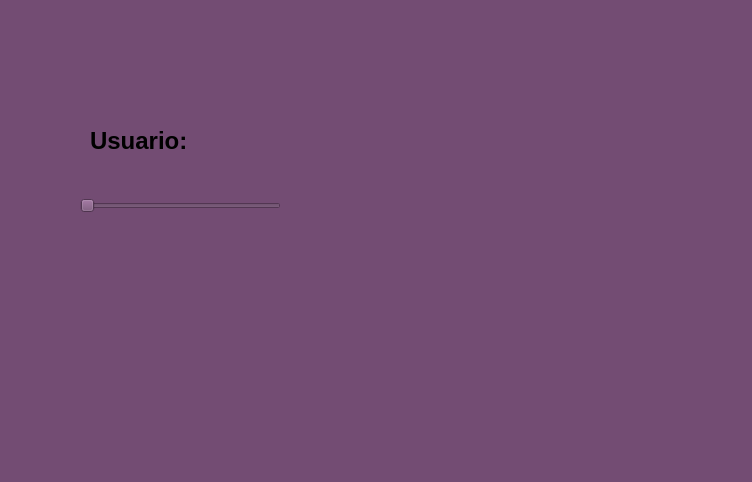
<?xml version="1.0" encoding="UTF-8"?>
<ui version="4.0">
 <class>MainWindow</class>
 <widget class="QMainWindow" name="MainWindow">
  <property name="geometry">
   <rect>
    <x>0</x>
    <y>0</y>
    <width>752</width>
    <height>482</height>
   </rect>
  </property>
  <property name="windowTitle">
   <string>MainWindow</string>
  </property>
  <property name="styleSheet">
   <string notr="true">
background-color: rgb(115, 76, 115);</string>
  </property>
  <widget class="QWidget" name="centralwidget">
   <widget class="QLabel" name="label">
    <property name="geometry">
     <rect>
      <x>0</x>
      <y>0</y>
      <width>221</width>
      <height>81</height>
     </rect>
    </property>
    <property name="text">
     <string/>
    </property>
    <property name="pixmap">
     <pixmap resource="../Imagenes/recursos1.qrc">:/logos/LogoUAT.png</pixmap>
    </property>
    <property name="scaledContents">
     <bool>true</bool>
    </property>
   </widget>
   <widget class="QLabel" name="label_4">
    <property name="geometry">
     <rect>
      <x>510</x>
      <y>0</y>
      <width>231</width>
      <height>71</height>
     </rect>
    </property>
    <property name="text">
     <string/>
    </property>
    <property name="pixmap">
     <pixmap resource="../Imagenes/recursos1.qrc">:/logos/LogoFIT.png</pixmap>
    </property>
    <property name="scaledContents">
     <bool>true</bool>
    </property>
   </widget>
   <widget class="QLabel" name="label_5">
    <property name="geometry">
     <rect>
      <x>590</x>
      <y>350</y>
      <width>151</width>
      <height>81</height>
     </rect>
    </property>
    <property name="text">
     <string/>
    </property>
    <property name="pixmap">
     <pixmap resource="../Imagenes/recursos1.qrc">:/logos/LogoEquipo.jpeg</pixmap>
    </property>
    <property name="scaledContents">
     <bool>true</bool>
    </property>
   </widget>
   <widget class="QLabel" name="img_persona">
    <property name="geometry">
     <rect>
      <x>300</x>
      <y>110</y>
      <width>151</width>
      <height>191</height>
     </rect>
    </property>
    <property name="text">
     <string/>
    </property>
    <property name="pixmap">
     <pixmap resource="../Imagenes/recursos1.qrc">:/logos/Jorge.png</pixmap>
    </property>
    <property name="scaledContents">
     <bool>true</bool>
    </property>
   </widget>
   <widget class="QSlider" name="hs_integrantes">
    <property name="geometry">
     <rect>
      <x>80</x>
      <y>190</y>
      <width>201</width>
      <height>31</height>
     </rect>
    </property>
    <property name="orientation">
     <enum>Qt::Horizontal</enum>
    </property>
   </widget>
   <widget class="QLabel" name="label_3">
    <property name="geometry">
     <rect>
      <x>90</x>
      <y>120</y>
      <width>171</width>
      <height>41</height>
     </rect>
    </property>
    <property name="font">
     <font>
      <pointsize>18</pointsize>
      <weight>75</weight>
      <bold>true</bold>
     </font>
    </property>
    <property name="text">
     <string>Usuario:</string>
    </property>
   </widget>
  </widget>
  <widget class="QMenuBar" name="menubar">
   <property name="geometry">
    <rect>
     <x>0</x>
     <y>0</y>
     <width>752</width>
     <height>26</height>
    </rect>
   </property>
  </widget>
  <widget class="QStatusBar" name="statusbar"/>
 </widget>
 <resources>
  <include location="../Imagenes/recursos1.qrc"/>
  <include location="../Imagenes/recursos1.qrc"/>
 </resources>
 <connections/>
</ui>
